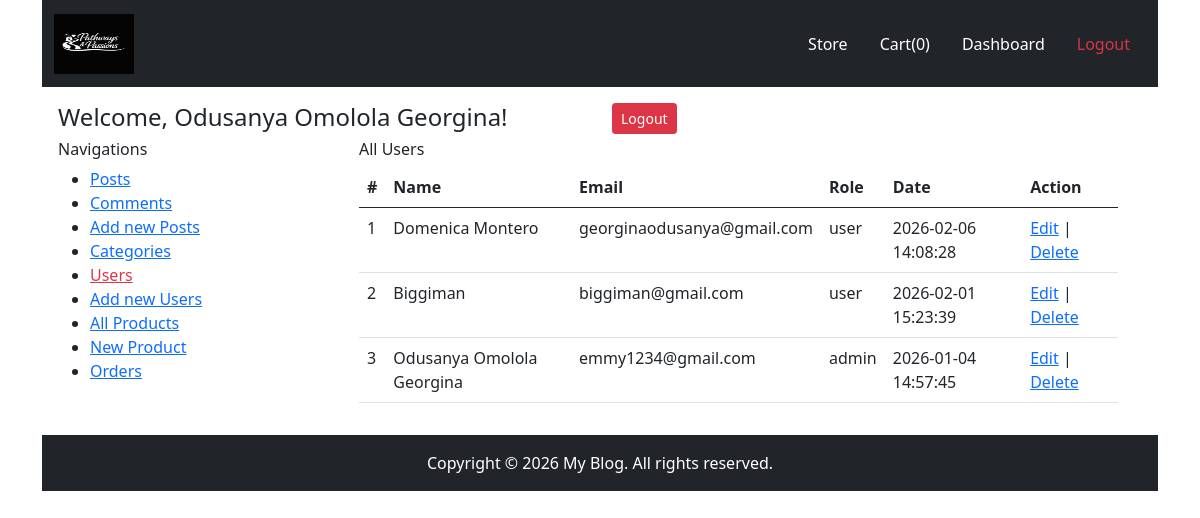
Page /users.php (signed in) on the committed database.
### tables this page shows
CREATE TABLE IF NOT EXISTS `users` (
  `id` int(11) NOT NULL AUTO_INCREMENT,
  `name` varchar(1000) DEFAULT NULL,
  `email` varchar(1000) DEFAULT NULL,
  `password` varchar(1000) DEFAULT NULL,
  `role` varchar(1000) NOT NULL DEFAULT 'user',
  `timestamp` timestamp NOT NULL DEFAULT CURRENT_TIMESTAMP,
  PRIMARY KEY (`id`)
);

### users.php (the view, shortened to what this page needs)
<?php
require "inc/header.php";
?>
<div class="container">
    <?php
require 'pages/header-home.php';
include 'inc/process.php';
?>
    <div class="container p-3">
        <div class="row">
            <div class="col-12">
                <div class="row">
                    <div class="col-6">
                        <h4>Welcome, <?php echo $_SESSION['user']['name']; ?>!</h4>
                    </div>
                    <div class="col-6">
                        <a href="logout.php" class="btn btn-sm btn-danger">Logout</a>
                    </div>
                </div>
            </div>
            <div class="col-3">
                <h6>Navigations</h6>
                <ul>
                    <li>
                        <a href="posts.php">Posts</a>
                    </li>
                    <li>
                        <a href="comments.php">Comments</a>
                    </li>
                    <li>
                        <a href="new-post.php">Add new Posts</a>
                    </li>
                    <li>
                        <a href="category.php">Categories</a>
                    </li>
                    <li>
                        <a href="users.php" class="text-danger">Users</a>
                    </li>
                    <li>
                        <a href="new-user.php">Add new Users</a>
                    </li>
                    <li>
                        <a href="products.php">All Products</a>
                    </li>
                    <li>
                        <a href="new-product.php">New Product</a>
                    </li>
                    <li>
                        <a href="orders.php">Orders</a>
                    </li>
                </ul>
            </div>
            <div class="col-9">
                <div class="container">
                    <h6>All Users</h6>
                    <table class="table">
                        <thead>
                            <tr>
                                <th scope="col">#</th>
                                <th scope="col">Name</th>
                                <th scope="col">Email</th>
                                <th scope="col">Role</th>
                                <th scope="col">Date</th>
                                <th scope="col">Action</th>
                            </tr>
                        </thead>
                        <tbody>
                            <?php
                            $sql = "SELECT * FROM users ORDER BY id DESC";
                            $query = mysqli_query($connection, $sql);
                            $count = 1;
                            while($result = mysqli_fetch_assoc($query)){
                            ?>
                            <tr>
                                <td scope="row"><?php echo $count ?></td>
                                <td scope="row">
                                    <?php echo $result ['name'] ?>
                                </td>
                                <td>
                                    <?php echo $result['email'] ?>
                                </td>
                                <td>
                                    <?php echo $result ['role'] ?>
                                </td>
                                <td>
                                    <?php echo $result ["timestamp"]?>
                                </td>
                                <td>
                                    <a href="edit-user.php?edit_user_id=<?php echo $result['id'] ?>">Edit</a>
                                    |
                                    <a href="?delete_user=<?php echo $result['id'] ?>">Delete</a>
                                </td>
                            </tr>
                            <?php
                            $count++;
                            }
                            ?>
                        </tbody>
                    </table>
                </div>
            </div>
        </div>
    </div>
    <?php
require 'pages/footer-home.php';
?>
</div>
<?php
require 'inc/footer.php';
 ?>

### rows in the picture
users: name "Domenica Montero", email "georginaodusanya@gmail.com", role "user", timestamp "2026-02-06 14:08:28"
users: name "Biggiman", email "biggiman@gmail.com", role "user", timestamp "2026-02-01 15:23:39"
users: name "Odusanya Omolola Georgina", email "emmy1234@gmail.com", role "admin", timestamp "2026-01-04 14:57:45"

### other values in the picture
$_SESSION['user']['name'] "Odusanya Omolola Georgina"
